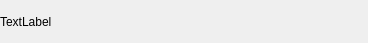
<?xml version="1.0" encoding="UTF-8"?>
<ui version="4.0">
 <class>FriendLabel</class>
 <widget class="QWidget" name="FriendLabel">
  <property name="geometry">
   <rect>
    <x>0</x>
    <y>0</y>
    <width>368</width>
    <height>43</height>
   </rect>
  </property>
  <property name="minimumSize">
   <size>
    <width>0</width>
    <height>43</height>
   </size>
  </property>
  <property name="maximumSize">
   <size>
    <width>16777215</width>
    <height>43</height>
   </size>
  </property>
  <property name="windowTitle">
   <string>Form</string>
  </property>
  <layout class="QHBoxLayout" name="horizontalLayout">
   <property name="spacing">
    <number>0</number>
   </property>
   <property name="leftMargin">
    <number>0</number>
   </property>
   <property name="topMargin">
    <number>0</number>
   </property>
   <property name="rightMargin">
    <number>0</number>
   </property>
   <property name="bottomMargin">
    <number>0</number>
   </property>
   <item>
    <widget class="QLabel" name="tip_lb">
     <property name="text">
      <string>TextLabel</string>
     </property>
    </widget>
   </item>
   <item>
    <widget class="QWidget" name="close_wid" native="true">
     <property name="minimumSize">
      <size>
       <width>25</width>
       <height>25</height>
      </size>
     </property>
     <property name="maximumSize">
      <size>
       <width>25</width>
       <height>25</height>
      </size>
     </property>
     <layout class="QHBoxLayout" name="horizontalLayout_2">
      <property name="spacing">
       <number>0</number>
      </property>
      <property name="leftMargin">
       <number>0</number>
      </property>
      <property name="topMargin">
       <number>0</number>
      </property>
      <property name="rightMargin">
       <number>0</number>
      </property>
      <property name="bottomMargin">
       <number>0</number>
      </property>
      <item>
       <widget class="ClickedLabel" name="close_lb">
        <property name="minimumSize">
         <size>
          <width>15</width>
          <height>15</height>
         </size>
        </property>
        <property name="maximumSize">
         <size>
          <width>15</width>
          <height>15</height>
         </size>
        </property>
        <property name="styleSheet">
         <string notr="true">border-image:url(:/res/tipclose.png);</string>
        </property>
        <property name="text">
         <string/>
        </property>
       </widget>
      </item>
     </layout>
    </widget>
   </item>
  </layout>
 </widget>
 <customwidgets>
  <customwidget>
   <class>ClickedLabel</class>
   <extends>QLabel</extends>
   <header location="global">clickedlabel.h</header>
  </customwidget>
 </customwidgets>
 <resources/>
 <connections/>
</ui>
